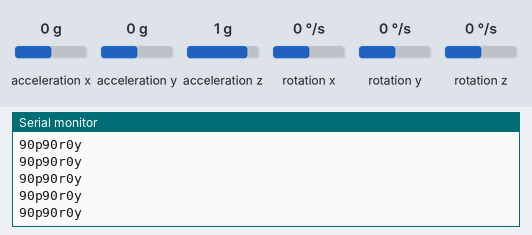
Recording of a sketch running on a simulated Arduino Uno, built with avr-gcc and run on an emulated ATmega328P. Shown: the last lines printed to the serial monitor. The test bench sets the inputs (shaded band); at power-on: acceleration x 0 g, acceleration y 0 g, acceleration z 1 g, rotation z 0 °/s, rotation x 0 °/s, rotation y 0 °/s.

Above: at 1.2 s.
1.3 s: acceleration x set to -1.4 g
At 1.32 s:
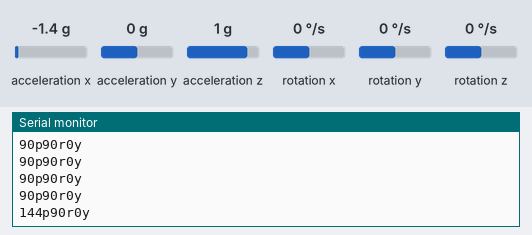
2.8 s: acceleration y set to -1.4 g
At 2.8 s:
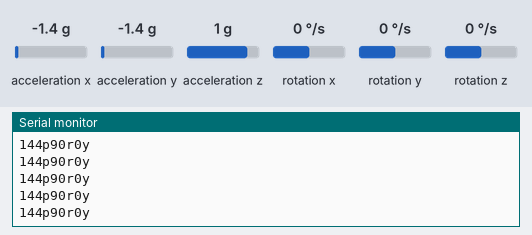
4.3 s: acceleration z set to -1.4 g
At 4.33 s:
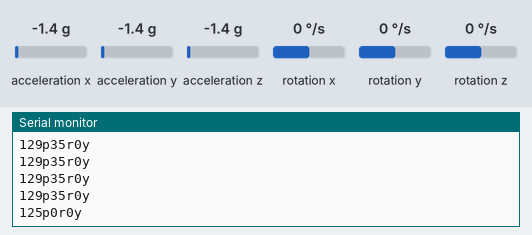
5.8 s: rotation z set to -192 °/s
At 5.81 s:
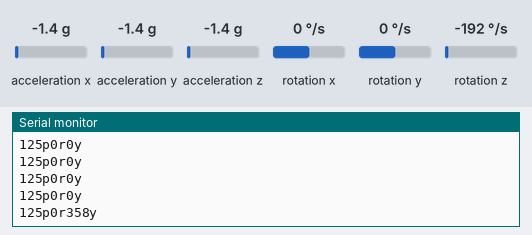
Timing chart, 0 to 8.3 s (numbered marks = the images above; inputs shaded):
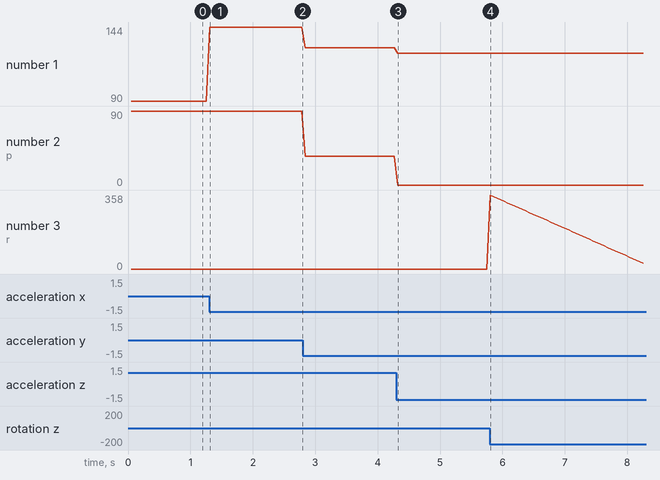

The sketch:

gyro_serial_plotting.ino
```cpp
// Roll, Pitch and Yaw with MPU6050
// https://www.giuseppecaccavale.it
// Giuseppe Caccavale

#include <Wire.h>
#include <MPU6050.h>

MPU6050 mpu;

// Pitch, Roll and Yaw values
int pitch = 0;
int roll = 0;
float yaw = 0;

unsigned long previuosTime = 0;
unsigned long interval = 50; // to not overload supercollider

unsigned long myTime;

void setup() {
  Serial.begin(115200);
//  Serial.begin(9600);

  Serial.println("Initialize MPU6050");

  while (!mpu.begin(MPU6050_SCALE_2000DPS, MPU6050_RANGE_2G)) {
    Serial.println("Could not find a valid MPU6050 sensor, check wiring!");
    delay(500);
  }

  // Calibrate gyroscope. The calibration must be at rest.
  // If you don't want calibrate, comment this line.
  mpu.calibrateGyro();

  // Set threshold sensivty. Default 3.
  // If you don't want use threshold, comment this line or set 0.
  mpu.setThreshold(1);

  // Check settings
  checkSettings();
}

void loop() {
  // Read normalized values
  Vector normAccel = mpu.readNormalizeAccel();
  Vector normGyro = mpu.readNormalizeGyro();

  // Calculate Pitch & Roll
  pitch = -(atan2(normAccel.XAxis, sqrt(normAccel.YAxis * normAccel.YAxis + normAccel.ZAxis * normAccel.ZAxis)) * 180.0) / M_PI + 90;
  roll = (atan2(normAccel.YAxis, normAccel.ZAxis) * 180.0) / M_PI + 90;

  //Ignore the gyro if our angular velocity does not meet our threshold
  if (normGyro.ZAxis > 1 || normGyro.ZAxis < -1) {
    normGyro.ZAxis /= 100;
    yaw += normGyro.ZAxis;
  }


  //Keep our angle between 0-359 degrees
  if (yaw < 0)
    yaw += 360;
  else if (yaw > 359)
    yaw -= 360;

//  clip pitch
  if (pitch < 0)
    pitch = 0;
  else if (pitch > 180)
    pitch = 180;

//  clip roll
  if (roll < 0)
    roll = 0;
  else if (roll > 180)
    roll = 180;

  // Output
//  Serial.print("Pitch = ");
//  Serial.print(pitch);
//  Serial.print("\tRoll = ");
//  Serial.print(roll);
//  Serial.print("\tYaw = ");
//  Serial.print(yaw);

//  Serial.println();

  myTime = millis();
  if(myTime - previuosTime > interval){
    previuosTime = myTime;
    Serial.print(pitch); //output the value, then separate through corresponding charcacter
    Serial.print("p");
    Serial.print(roll);
    Serial.print("r");
    Serial.print(int(yaw));
    Serial.println("y");
  }
  delay(10);
}

void checkSettings() {
  Serial.println();

  Serial.print(" * Sleep Mode:        ");
  Serial.println(mpu.getSleepEnabled() ? "Enabled" : "Disabled");

  Serial.print(" * Clock Source:      ");
  switch (mpu.getClockSource()) {
    case MPU6050_CLOCK_KEEP_RESET:     Serial.println("Stops the clock and keeps the timing generator in reset"); break;
    case MPU6050_CLOCK_EXTERNAL_19MHZ: Serial.println("PLL with external 19.2MHz reference"); break;
    case MPU6050_CLOCK_EXTERNAL_32KHZ: Serial.println("PLL with external 32.768kHz reference"); break;
    case MPU6050_CLOCK_PLL_ZGYRO:      Serial.println("PLL with Z axis gyroscope reference"); break;
    case MPU6050_CLOCK_PLL_YGYRO:      Serial.println("PLL with Y axis gyroscope reference"); break;
    case MPU6050_CLOCK_PLL_XGYRO:      Serial.println("PLL with X axis gyroscope reference"); break;
    case MPU6050_CLOCK_INTERNAL_8MHZ:  Serial.println("Internal 8MHz oscillator"); break;
  }

  Serial.print(" * Gyroscope:         ");
  switch (mpu.getScale()) {
    case MPU6050_SCALE_2000DPS:        Serial.println("2000 dps"); break;
    case MPU6050_SCALE_1000DPS:        Serial.println("1000 dps"); break;
    case MPU6050_SCALE_500DPS:         Serial.println("500 dps"); break;
    case MPU6050_SCALE_250DPS:         Serial.println("250 dps"); break;
  }

  Serial.print(" * Gyroscope offsets: ");
  Serial.print(mpu.getGyroOffsetX());
  Serial.print(" / ");
  Serial.print(mpu.getGyroOffsetY());
  Serial.print(" / ");
  Serial.println(mpu.getGyroOffsetZ());

  Serial.println();
}
```

Measured:
- after the input at 1.3 s, the serial monitor: prints a new line at once (image 1)
- after the input at 4.3 s, the serial monitor: prints a new line at once (image 3)
- after the input at 5.8 s, the serial monitor: prints a new line at once (image 4)
- plotted number 1: 90 → 144 after the input at 1.3 s, 144 → 129 after the input at 2.8 s, 129 → 125 after the input at 4.3 s
- plotted number 2: 90 → 35 after the input at 2.8 s
- plotted number 3: 0 → 27 after the input at 5.8 s
